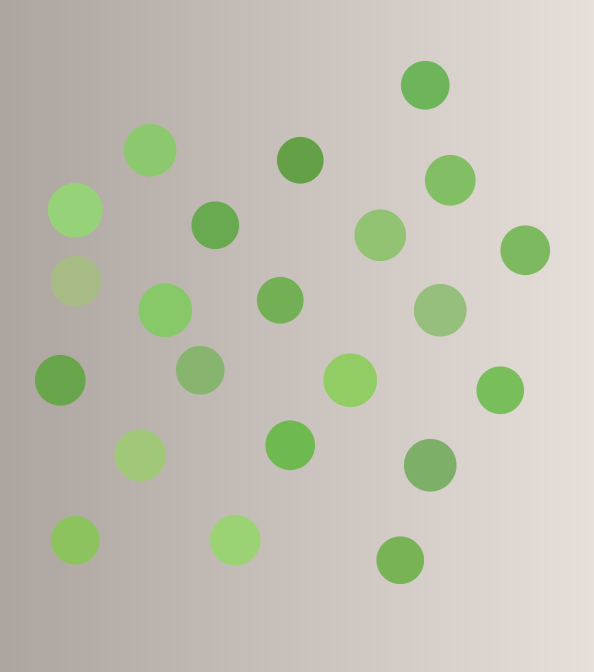
//> input picture lessons/opencv/素材/synth_balls.png, 1187 x 1343 px (shown at 1/2 size)
$ ./1-3   (built with g++ and OpenCV 4)
//> lines starting //> are read from the running program, lines starting //| are printed output that depends on the picture; after the words box and inside, x2 and y2 are one past the last pixel; in counts of white or black regions, pixels touching at a corner belong together
#include <iostream>

#include <opencv2/core.hpp>
#include <opencv2/imgcodecs.hpp>

int main() {
    cv::Mat image = cv::imread("../素材/synth_balls.png", cv::IMREAD_COLOR);
//> image is the input picture: 1343 rows x 1187 cols, CV_8UC3; mean B, G, R 178.9, 193.8, 193.9
    if (image.empty()) {
        std::cout << "无法读取：../素材/synth_balls.png" << '\n';
        return 1;
    }

    const cv::Rect rect(400, 500, 100, 80);
    cv::Mat roi = image(rect);
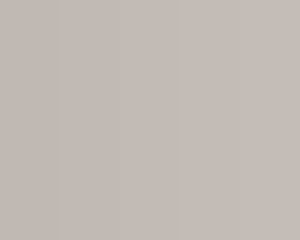
//> roi: 80 rows x 100 cols, CV_8UC3 (shown 3 times larger); mean B, G, R 181, 187, 194
    roi.at<cv::Vec3b>(3, 4) = cv::Vec3b(255, 0, 0);
//> roi: 80 rows x 100 cols, CV_8UC3; 1 pixels changed, all inside (x1, y1, x2, y2) = (4, 3, 5, 4)
//> image: 1343 rows x 1187 cols, CV_8UC3; 1 pixels changed, all inside (x1, y1, x2, y2) = (404, 503, 405, 504)

    const cv::Vec3b pixel = image.at<cv::Vec3b>(503, 404);
//> pixel = [255, 0, 0]
    std::cout << "image(503,404): [" << static_cast<int>(pixel[0]) << ", "
              << static_cast<int>(pixel[1]) << ", "
              << static_cast<int>(pixel[2]) << "]\n";
//| image(503,404): [255, 0, 0]

    cv::Size whole;
    cv::Point offset;
    roi.locateROI(whole, offset);
//> whole = Size(1187, 1343); offset = Point(400, 500)
    std::cout << "offset=(" << offset.x << ", " << offset.y << ")\n";
//| offset=(400, 500)
    std::cout << "roi rows=" << roi.rows << " cols=" << roi.cols << '\n';
//| roi rows=80 cols=100

    return 0;
}
